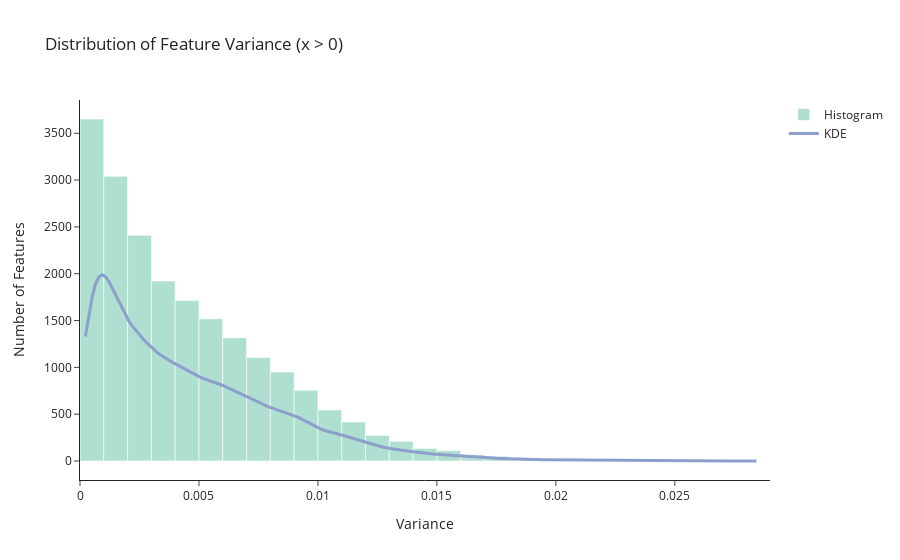

Here is the notebook cell this chart was saved with:
### Code cell
import pandas as pd
import numpy as np
from sklearn.preprocessing import MinMaxScaler
import plotly.graph_objects as go
import seaborn as sns

# Normalize the data
scaler = MinMaxScaler()
X_scaled = scaler.fit_transform(extracted_data)
df_scaled = pd.DataFrame(X_scaled, columns=extracted_data.columns)

# Calculate variance of each feature
variances = df_scaled.var()

# Filter for variances > 0
variances = variances[variances > 0]

# Use Seaborn to compute KDE
sns_data = sns.histplot(variances, kde=True, stat="count", bins=50)
x_kde = sns_data.lines[0].get_xdata()
y_kde = sns_data.lines[0].get_ydata()
sns_data.clear()

# Create pastel histogram
hist = go.Histogram(
    x=variances,
    nbinsx=50,
    name='Histogram',
    marker_color='rgba(102, 194, 165, 0.7)',  # Pastel green
    opacity=0.75
)

# KDE curve
kde_line = go.Scatter(
    x=x_kde,
    y=y_kde,
    mode='lines',
    name='KDE',
    line=dict(color='rgba(141, 160, 203, 1)', width=3)  # Pastel blue
)

# Combine and layout
fig = go.Figure(data=[hist, kde_line])

fig.update_layout(
    title='Distribution of Feature Variance (x > 0)',
    xaxis_title='Variance',
    yaxis_title='Number of Features',
    template='simple_white'
)

fig.show()

### Figure 1 — Plotly figure (JSON) as saved in the notebook; plotly's stock layout.template omitted (floating-point values rounded to 4 significant figures; data arrays with more than 128 entries replaced by an {"elided": "..."} marker saying what was removed)
{"data": [{"marker": {"color": "rgba(102, 194, 165, 0.7)"}, "name": "Histogram", "nbinsx": 50, "opacity": 0.75, "type": "histogram", "x": {"elided": "20300 float values"}}, {"line": {"color": "rgba(141, 160, 203, 1)", "width": 3}, "mode": "lines", "name": "KDE", "type": "scatter", "x": {"elided": "200 float values"}, "y": {"elided": "200 float values"}}], "layout": {"title": {"text": "Distribution of Feature Variance (x > 0)"}, "xaxis": {"title": {"text": "Variance"}}, "yaxis": {"title": {"text": "Number of Features"}}}}
